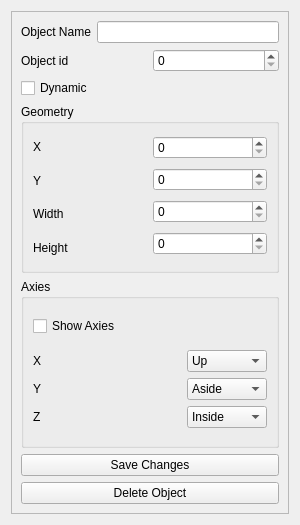
<?xml version="1.0" encoding="UTF-8"?>
<ui version="4.0">
 <class>VObjectInfoDialog</class>
 <widget class="QWidget" name="VObjectInfoDialog">
  <property name="geometry">
   <rect>
    <x>0</x>
    <y>0</y>
    <width>300</width>
    <height>525</height>
   </rect>
  </property>
  <property name="minimumSize">
   <size>
    <width>300</width>
    <height>0</height>
   </size>
  </property>
  <property name="windowTitle">
   <string>Form</string>
  </property>
  <layout class="QGridLayout" name="gridLayout">
   <item row="0" column="0">
    <widget class="QScrollArea" name="scrollArea">
     <property name="widgetResizable">
      <bool>true</bool>
     </property>
     <widget class="QWidget" name="scrollAreaWidgetContents_2">
      <property name="geometry">
       <rect>
        <x>0</x>
        <y>0</y>
        <width>266</width>
        <height>561</height>
       </rect>
      </property>
      <layout class="QVBoxLayout" name="verticalLayout_5">
       <item>
        <layout class="QHBoxLayout" name="horizontalLayout_2">
         <item>
          <widget class="QLabel" name="label">
           <property name="text">
            <string>Object Name</string>
           </property>
          </widget>
         </item>
         <item>
          <widget class="QLineEdit" name="lineEditName">
           <property name="minimumSize">
            <size>
             <width>80</width>
             <height>0</height>
            </size>
           </property>
          </widget>
         </item>
        </layout>
       </item>
       <item>
        <layout class="QHBoxLayout" name="horizontalLayout_3">
         <item>
          <widget class="QLabel" name="label_9">
           <property name="text">
            <string>Object id</string>
           </property>
          </widget>
         </item>
         <item>
          <widget class="QSpinBox" name="spinBoxId">
           <property name="maximum">
            <number>255</number>
           </property>
          </widget>
         </item>
        </layout>
       </item>
       <item>
        <widget class="QCheckBox" name="checkBoxDynamic">
         <property name="text">
          <string>Dynamic</string>
         </property>
        </widget>
       </item>
       <item>
        <widget class="QGroupBox" name="groupBox">
         <property name="title">
          <string>Geometry</string>
         </property>
         <layout class="QHBoxLayout" name="horizontalLayout">
          <item>
           <layout class="QVBoxLayout" name="verticalLayout">
            <item>
             <widget class="QLabel" name="label_2">
              <property name="text">
               <string>X</string>
              </property>
             </widget>
            </item>
            <item>
             <widget class="QLabel" name="label_3">
              <property name="text">
               <string>Y</string>
              </property>
             </widget>
            </item>
            <item>
             <widget class="QLabel" name="label_4">
              <property name="text">
               <string>Width</string>
              </property>
             </widget>
            </item>
            <item>
             <widget class="QLabel" name="label_5">
              <property name="text">
               <string>Height</string>
              </property>
             </widget>
            </item>
           </layout>
          </item>
          <item>
           <layout class="QVBoxLayout" name="verticalLayout_2">
            <item>
             <widget class="QSpinBox" name="spinBoxX">
              <property name="maximum">
               <number>9999999</number>
              </property>
             </widget>
            </item>
            <item>
             <widget class="QSpinBox" name="spinBoxY">
              <property name="maximum">
               <number>9999999</number>
              </property>
             </widget>
            </item>
            <item>
             <widget class="QSpinBox" name="spinBoxWidth">
              <property name="maximum">
               <number>999999999</number>
              </property>
             </widget>
            </item>
            <item>
             <widget class="QSpinBox" name="spinBoxHeight">
              <property name="maximum">
               <number>99999999</number>
              </property>
             </widget>
            </item>
           </layout>
          </item>
         </layout>
        </widget>
       </item>
       <item>
        <widget class="QGroupBox" name="groupBox_2">
         <property name="title">
          <string>Axies</string>
         </property>
         <layout class="QVBoxLayout" name="verticalLayout_6">
          <item>
           <layout class="QHBoxLayout" name="horizontalLayout_8">
            <item>
             <widget class="QCheckBox" name="checkBoxAxis">
              <property name="text">
               <string>Show Axies</string>
              </property>
             </widget>
            </item>
           </layout>
          </item>
          <item>
           <layout class="QHBoxLayout" name="horizontalLayout_7">
            <item>
             <layout class="QVBoxLayout" name="verticalLayout_3">
              <item>
               <widget class="QLabel" name="label_6">
                <property name="text">
                 <string>X</string>
                </property>
               </widget>
              </item>
              <item>
               <widget class="QLabel" name="label_7">
                <property name="text">
                 <string>Y</string>
                </property>
               </widget>
              </item>
              <item>
               <widget class="QLabel" name="label_8">
                <property name="text">
                 <string>Z</string>
                </property>
               </widget>
              </item>
             </layout>
            </item>
            <item>
             <layout class="QVBoxLayout" name="verticalLayout_4">
              <item>
               <widget class="QComboBox" name="comboBoxX">
                <property name="minimumSize">
                 <size>
                  <width>80</width>
                  <height>0</height>
                 </size>
                </property>
                <property name="maximumSize">
                 <size>
                  <width>80</width>
                  <height>16777215</height>
                 </size>
                </property>
                <item>
                 <property name="text">
                  <string>Up</string>
                 </property>
                </item>
                <item>
                 <property name="text">
                  <string>Aside</string>
                 </property>
                </item>
                <item>
                 <property name="text">
                  <string>Inside</string>
                 </property>
                </item>
               </widget>
              </item>
              <item>
               <widget class="QComboBox" name="comboBoxY">
                <property name="minimumSize">
                 <size>
                  <width>80</width>
                  <height>0</height>
                 </size>
                </property>
                <property name="maximumSize">
                 <size>
                  <width>80</width>
                  <height>16777215</height>
                 </size>
                </property>
                <item>
                 <property name="text">
                  <string>Aside</string>
                 </property>
                </item>
                <item>
                 <property name="text">
                  <string>Inside</string>
                 </property>
                </item>
                <item>
                 <property name="text">
                  <string>Up</string>
                 </property>
                </item>
               </widget>
              </item>
              <item>
               <widget class="QComboBox" name="comboBoxZ">
                <property name="minimumSize">
                 <size>
                  <width>80</width>
                  <height>0</height>
                 </size>
                </property>
                <property name="maximumSize">
                 <size>
                  <width>80</width>
                  <height>16777215</height>
                 </size>
                </property>
                <item>
                 <property name="text">
                  <string>Inside</string>
                 </property>
                </item>
                <item>
                 <property name="text">
                  <string>Up</string>
                 </property>
                </item>
                <item>
                 <property name="text">
                  <string>Aside</string>
                 </property>
                </item>
               </widget>
              </item>
             </layout>
            </item>
           </layout>
          </item>
         </layout>
        </widget>
       </item>
       <item>
        <widget class="QPushButton" name="pushButton_2">
         <property name="text">
          <string>Save Changes</string>
         </property>
        </widget>
       </item>
       <item>
        <widget class="QPushButton" name="pushButton">
         <property name="text">
          <string>Delete Object</string>
         </property>
        </widget>
       </item>
      </layout>
     </widget>
    </widget>
   </item>
  </layout>
 </widget>
 <resources/>
 <connections/>
</ui>
